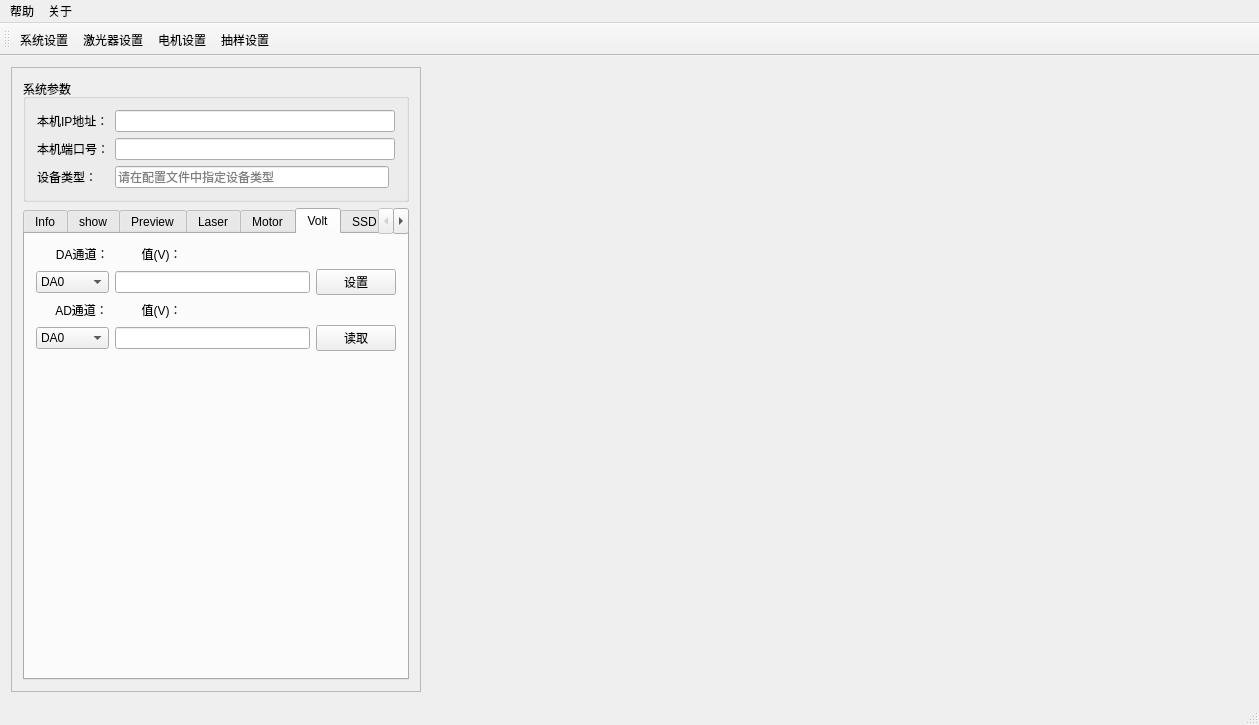
<?xml version="1.0" encoding="UTF-8"?>
<ui version="4.0">
 <class>MainWindow</class>
 <widget class="QMainWindow" name="MainWindow">
  <property name="geometry">
   <rect>
    <x>0</x>
    <y>0</y>
    <width>1259</width>
    <height>725</height>
   </rect>
  </property>
  <property name="windowTitle">
   <string>MainWindow</string>
  </property>
  <widget class="QWidget" name="centralWidget">
   <layout class="QHBoxLayout" name="horizontalLayout_9" stretch="1,2">
    <item>
     <widget class="QScrollArea" name="scrollArea">
      <property name="sizePolicy">
       <sizepolicy hsizetype="Expanding" vsizetype="Expanding">
        <horstretch>0</horstretch>
        <verstretch>0</verstretch>
       </sizepolicy>
      </property>
      <property name="widgetResizable">
       <bool>true</bool>
      </property>
      <widget class="QWidget" name="scrollAreaWidgetContents">
       <property name="geometry">
        <rect>
         <x>0</x>
         <y>0</y>
         <width>410</width>
         <height>638</height>
        </rect>
       </property>
       <layout class="QVBoxLayout" name="verticalLayout_2">
        <item>
         <widget class="QGroupBox" name="groupBox_7">
          <property name="title">
           <string>系统参数</string>
          </property>
          <layout class="QGridLayout" name="gridLayout_9">
           <item row="1" column="0">
            <widget class="QLabel" name="label_44">
             <property name="text">
              <string>本机端口号：</string>
             </property>
            </widget>
           </item>
           <item row="1" column="1" colspan="2">
            <widget class="QLineEdit" name="lineEdit_localPort">
             <property name="text">
              <string/>
             </property>
            </widget>
           </item>
           <item row="0" column="1" colspan="2">
            <widget class="QLineEdit" name="lineEdit_localIP">
             <property name="inputMask">
              <string/>
             </property>
             <property name="text">
              <string/>
             </property>
            </widget>
           </item>
           <item row="2" column="1">
            <widget class="QLineEdit" name="lineEdit_radarType">
             <property name="readOnly">
              <bool>true</bool>
             </property>
             <property name="placeholderText">
              <string>请在配置文件中指定设备类型</string>
             </property>
            </widget>
           </item>
           <item row="2" column="0">
            <widget class="QLabel" name="label_4">
             <property name="text">
              <string>设备类型：</string>
             </property>
            </widget>
           </item>
           <item row="0" column="0">
            <widget class="QLabel" name="label_47">
             <property name="text">
              <string>本机IP地址：</string>
             </property>
            </widget>
           </item>
          </layout>
         </widget>
        </item>
        <item>
         <widget class="QTabWidget" name="tabWidget">
          <property name="currentIndex">
           <number>5</number>
          </property>
          <widget class="QWidget" name="tab">
           <attribute name="title">
            <string>Info</string>
           </attribute>
           <layout class="QGridLayout" name="gridLayout_5">
            <item row="1" column="1">
             <widget class="QLineEdit" name="lineEdit_fpgaVer">
              <property name="text">
               <string/>
              </property>
              <property name="readOnly">
               <bool>true</bool>
              </property>
             </widget>
            </item>
            <item row="0" column="0">
             <widget class="QPushButton" name="pushButton_ReadInfo">
              <property name="text">
               <string>读取系统信息</string>
              </property>
             </widget>
            </item>
            <item row="1" column="0">
             <widget class="QLabel" name="label_46">
              <property name="text">
               <string>FPGA软件版本：</string>
              </property>
             </widget>
            </item>
            <item row="2" column="0">
             <spacer name="verticalSpacer_5">
              <property name="orientation">
               <enum>Qt::Vertical</enum>
              </property>
              <property name="sizeHint" stdset="0">
               <size>
                <width>20</width>
                <height>40</height>
               </size>
              </property>
             </spacer>
            </item>
           </layout>
          </widget>
          <widget class="QWidget" name="tab_6">
           <attribute name="title">
            <string>show</string>
           </attribute>
           <layout class="QGridLayout" name="gridLayout_7">
            <item row="2" column="2">
             <widget class="QLineEdit" name="lineEdit_previewFrameInterval">
              <property name="text">
               <string>1</string>
              </property>
              <property name="readOnly">
               <bool>false</bool>
              </property>
             </widget>
            </item>
            <item row="2" column="0">
             <widget class="QLabel" name="label_6">
              <property name="text">
               <string>预览帧间隔：</string>
              </property>
             </widget>
            </item>
            <item row="1" column="2">
             <widget class="QLineEdit" name="lineEdit_validFrameNum">
              <property name="text">
               <string>0</string>
              </property>
              <property name="readOnly">
               <bool>true</bool>
              </property>
             </widget>
            </item>
            <item row="3" column="2">
             <widget class="QLineEdit" name="lineEdit_previewTimeInterval">
              <property name="text">
               <string>100</string>
              </property>
             </widget>
            </item>
            <item row="0" column="0">
             <widget class="QPushButton" name="bt_selectShowFile">
              <property name="text">
               <string>选择文件</string>
              </property>
             </widget>
            </item>
            <item row="5" column="0">
             <widget class="QSpinBox" name="spin_framePos">
              <property name="sizePolicy">
               <sizepolicy hsizetype="Minimum" vsizetype="Minimum">
                <horstretch>0</horstretch>
                <verstretch>0</verstretch>
               </sizepolicy>
              </property>
              <property name="maximumSize">
               <size>
                <width>16777215</width>
                <height>16777215</height>
               </size>
              </property>
             </widget>
            </item>
            <item row="0" column="2">
             <widget class="QLineEdit" name="lineEdit_selectShowFile">
              <property name="readOnly">
               <bool>true</bool>
              </property>
             </widget>
            </item>
            <item row="1" column="0" colspan="2">
             <widget class="QLabel" name="lable_validFrameNum">
              <property name="text">
               <string>有效采样帧个数:</string>
              </property>
             </widget>
            </item>
            <item row="6" column="0">
             <spacer name="verticalSpacer_3">
              <property name="orientation">
               <enum>Qt::Vertical</enum>
              </property>
              <property name="sizeHint" stdset="0">
               <size>
                <width>20</width>
                <height>40</height>
               </size>
              </property>
             </spacer>
            </item>
            <item row="5" column="1" colspan="2">
             <widget class="QSlider" name="slider_framePos">
              <property name="orientation">
               <enum>Qt::Horizontal</enum>
              </property>
             </widget>
            </item>
            <item row="3" column="0" colspan="2">
             <widget class="QLabel" name="label_19">
              <property name="text">
               <string>预览时间间隔(ms)：</string>
              </property>
             </widget>
            </item>
            <item row="4" column="2">
             <widget class="QPushButton" name="btn_stopShowWave">
              <property name="text">
               <string>停止</string>
              </property>
             </widget>
            </item>
            <item row="4" column="0" colspan="2">
             <widget class="QPushButton" name="bt_showWave">
              <property name="text">
               <string>开始</string>
              </property>
             </widget>
            </item>
           </layout>
          </widget>
          <widget class="QWidget" name="tab_4">
           <attribute name="title">
            <string>Preview</string>
           </attribute>
           <layout class="QVBoxLayout" name="verticalLayout">
            <item>
             <layout class="QGridLayout" name="gridLayout_3">
              <item row="6" column="1">
               <widget class="QLineEdit" name="lineEdit_sumThreshold"/>
              </item>
              <item row="9" column="0">
               <widget class="QLabel" name="label_subThreshold_3">
                <property name="text">
                 <string>压缩比：</string>
                </property>
               </widget>
              </item>
              <item row="7" column="0">
               <widget class="QLabel" name="label_subThreshold">
                <property name="text">
                 <string>值阈值：</string>
                </property>
               </widget>
              </item>
              <item row="5" column="1">
               <widget class="QLineEdit" name="lineEdit_secondLen">
                <property name="toolTip">
                 <string/>
                </property>
               </widget>
              </item>
              <item row="7" column="1">
               <widget class="QLineEdit" name="lineEdit_subThreshold"/>
              </item>
              <item row="0" column="1">
               <widget class="QLineEdit" name="lineEdit_sampleLen"/>
              </item>
              <item row="6" column="0">
               <widget class="QLabel" name="label_sumThreshold">
                <property name="text">
                 <string>和阈值：</string>
                </property>
               </widget>
              </item>
              <item row="1" column="0">
               <widget class="QLabel" name="label_16">
                <property name="text">
                 <string>抽样率：</string>
                </property>
               </widget>
              </item>
              <item row="4" column="0">
               <widget class="QLabel" name="label_secondStartPos">
                <property name="text">
                 <string>第二段提取位置：</string>
                </property>
               </widget>
              </item>
              <item row="1" column="1">
               <widget class="QLineEdit" name="lineEdit_sampleRate"/>
              </item>
              <item row="8" column="0">
               <widget class="QLabel" name="label_subThreshold_2">
                <property name="text">
                 <string>压缩长度：</string>
                </property>
               </widget>
              </item>
              <item row="3" column="1">
               <widget class="QLineEdit" name="lineEdit_firstLen"/>
              </item>
              <item row="3" column="0">
               <widget class="QLabel" name="label_18">
                <property name="text">
                 <string>第一段提取长度：</string>
                </property>
               </widget>
              </item>
              <item row="2" column="0">
               <widget class="QLabel" name="label_17">
                <property name="text">
                 <string>第一段提取位置：</string>
                </property>
               </widget>
              </item>
              <item row="5" column="0">
               <widget class="QLabel" name="label_secondLen">
                <property name="text">
                 <string>第二段提取长度：</string>
                </property>
               </widget>
              </item>
              <item row="0" column="0">
               <widget class="QLabel" name="label_15">
                <property name="text">
                 <string>采样长度：</string>
                </property>
               </widget>
              </item>
              <item row="2" column="1">
               <widget class="QLineEdit" name="lineEdit_firstStartPos"/>
              </item>
              <item row="4" column="1">
               <widget class="QLineEdit" name="lineEdit_secondStartPos">
                <property name="toolTip">
                 <string>第二段起始位置需要大于第一段提取位置和提取长度之和</string>
                </property>
               </widget>
              </item>
              <item row="9" column="1">
               <widget class="QLineEdit" name="lineEdit_compressRatio"/>
              </item>
              <item row="8" column="1">
               <widget class="QLineEdit" name="lineEdit_compressLen"/>
              </item>
             </layout>
            </item>
            <item>
             <layout class="QHBoxLayout" name="horizontalLayout_2">
              <item>
               <widget class="QPushButton" name="pushButton_setPreviewPara">
                <property name="text">
                 <string>设置</string>
                </property>
               </widget>
              </item>
              <item>
               <widget class="QPushButton" name="pushButton_sampleEnable">
                <property name="text">
                 <string>开始采集</string>
                </property>
               </widget>
              </item>
              <item>
               <widget class="QCheckBox" name="checkBox_autoZoom">
                <property name="text">
                 <string>autoZoom</string>
                </property>
               </widget>
              </item>
             </layout>
            </item>
            <item>
             <widget class="QLabel" name="label">
              <property name="text">
               <string/>
              </property>
              <property name="pixmap">
               <pixmap resource="../res.qrc">:/qss/ch_pos.png</pixmap>
              </property>
             </widget>
            </item>
            <item>
             <spacer name="verticalSpacer">
              <property name="orientation">
               <enum>Qt::Vertical</enum>
              </property>
              <property name="sizeHint" stdset="0">
               <size>
                <width>20</width>
                <height>40</height>
               </size>
              </property>
             </spacer>
            </item>
           </layout>
          </widget>
          <widget class="QWidget" name="tab_2">
           <attribute name="title">
            <string>Laser</string>
           </attribute>
           <layout class="QGridLayout" name="gridLayout">
            <property name="sizeConstraint">
             <enum>QLayout::SetDefaultConstraint</enum>
            </property>
            <property name="verticalSpacing">
             <number>12</number>
            </property>
            <item row="5" column="1">
             <widget class="QRadioButton" name="radioButton_2">
              <property name="text">
               <string>外触发</string>
              </property>
             </widget>
            </item>
            <item row="2" column="0">
             <widget class="QLabel" name="label_9">
              <property name="text">
               <string>激光功率(W)：</string>
              </property>
             </widget>
            </item>
            <item row="0" column="1">
             <widget class="QLineEdit" name="lineEdit_laser_freq">
              <property name="sizePolicy">
               <sizepolicy hsizetype="Preferred" vsizetype="Fixed">
                <horstretch>0</horstretch>
                <verstretch>0</verstretch>
               </sizepolicy>
              </property>
              <property name="placeholderText">
               <string>5000</string>
              </property>
             </widget>
            </item>
            <item row="5" column="0">
             <widget class="QRadioButton" name="radioButton">
              <property name="text">
               <string>内触发</string>
              </property>
             </widget>
            </item>
            <item row="10" column="0">
             <spacer name="verticalSpacer_4">
              <property name="orientation">
               <enum>Qt::Vertical</enum>
              </property>
              <property name="sizeHint" stdset="0">
               <size>
                <width>20</width>
                <height>40</height>
               </size>
              </property>
             </spacer>
            </item>
            <item row="3" column="0">
             <widget class="QLabel" name="label_5">
              <property name="text">
               <string>激光电流(mA)：</string>
              </property>
             </widget>
            </item>
            <item row="7" column="0">
             <widget class="QPushButton" name="pushButton_laserInfo">
              <property name="text">
               <string>详细信息</string>
              </property>
             </widget>
            </item>
            <item row="6" column="1">
             <widget class="QPushButton" name="btn_laserClose">
              <property name="text">
               <string>关闭激光器</string>
              </property>
             </widget>
            </item>
            <item row="2" column="1">
             <widget class="QComboBox" name="comboBox_laserPower">
              <property name="sizeAdjustPolicy">
               <enum>QComboBox::AdjustToMinimumContentsLength</enum>
              </property>
              <item>
               <property name="text">
                <string>1.8</string>
               </property>
              </item>
              <item>
               <property name="text">
                <string>4.5</string>
               </property>
              </item>
              <item>
               <property name="text">
                <string>7.6</string>
               </property>
              </item>
             </widget>
            </item>
            <item row="6" column="0">
             <widget class="QPushButton" name="btn_laserOpen">
              <property name="text">
               <string>打开激光器</string>
              </property>
             </widget>
            </item>
            <item row="0" column="0">
             <widget class="QLabel" name="label_7">
              <property name="text">
               <string>激光重频(Hz)：</string>
              </property>
             </widget>
            </item>
            <item row="4" column="0">
             <widget class="QLabel" name="label_8">
              <property name="text">
               <string>触发方式：</string>
              </property>
             </widget>
            </item>
            <item row="3" column="1">
             <widget class="QLineEdit" name="lineEdit_laserFreq">
              <property name="sizePolicy">
               <sizepolicy hsizetype="Preferred" vsizetype="Fixed">
                <horstretch>0</horstretch>
                <verstretch>0</verstretch>
               </sizepolicy>
              </property>
             </widget>
            </item>
           </layout>
          </widget>
          <widget class="QWidget" name="tab6">
           <attribute name="title">
            <string>Motor</string>
           </attribute>
           <layout class="QGridLayout" name="gridLayout_6">
            <item row="1" column="1">
             <widget class="QPushButton" name="btn_motorStop">
              <property name="text">
               <string>停止</string>
              </property>
             </widget>
            </item>
            <item row="0" column="1">
             <widget class="QLineEdit" name="lineEdit_8">
              <property name="sizePolicy">
               <sizepolicy hsizetype="Preferred" vsizetype="Fixed">
                <horstretch>0</horstretch>
                <verstretch>0</verstretch>
               </sizepolicy>
              </property>
             </widget>
            </item>
            <item row="1" column="0">
             <widget class="QPushButton" name="btn_motorStart">
              <property name="text">
               <string>启动</string>
              </property>
             </widget>
            </item>
            <item row="0" column="0">
             <widget class="QLabel" name="label_10">
              <property name="text">
               <string>电机转速（rpm/s)：</string>
              </property>
             </widget>
            </item>
            <item row="2" column="0" colspan="2">
             <widget class="QGroupBox" name="groupBox_4">
              <property name="title">
               <string>测试功能</string>
              </property>
              <layout class="QGridLayout" name="gridLayout_10">
               <item row="2" column="0">
                <widget class="QLabel" name="label_20">
                 <property name="text">
                  <string>移动时速度(rpm)：</string>
                 </property>
                </widget>
               </item>
               <item row="1" column="1">
                <widget class="QLineEdit" name="lineEdit_motorPosition">
                 <property name="sizePolicy">
                  <sizepolicy hsizetype="Preferred" vsizetype="Fixed">
                   <horstretch>0</horstretch>
                   <verstretch>0</verstretch>
                  </sizepolicy>
                 </property>
                 <property name="readOnly">
                  <bool>true</bool>
                 </property>
                </widget>
               </item>
               <item row="3" column="0">
                <widget class="QLabel" name="label_21">
                 <property name="text">
                  <string>目标位置(qc)：</string>
                 </property>
                </widget>
               </item>
               <item row="4" column="0">
                <spacer name="verticalSpacer_6">
                 <property name="orientation">
                  <enum>Qt::Vertical</enum>
                 </property>
                 <property name="sizeHint" stdset="0">
                  <size>
                   <width>20</width>
                   <height>40</height>
                  </size>
                 </property>
                </spacer>
               </item>
               <item row="2" column="1">
                <widget class="QLineEdit" name="lineEdit">
                 <property name="sizePolicy">
                  <sizepolicy hsizetype="Preferred" vsizetype="Fixed">
                   <horstretch>0</horstretch>
                   <verstretch>0</verstretch>
                  </sizepolicy>
                 </property>
                </widget>
               </item>
               <item row="1" column="0">
                <widget class="QPushButton" name="btn_motorReadPosition">
                 <property name="text">
                  <string>读取电机位置</string>
                 </property>
                </widget>
               </item>
               <item row="3" column="1">
                <widget class="QLineEdit" name="lineEdit_2">
                 <property name="sizePolicy">
                  <sizepolicy hsizetype="Preferred" vsizetype="Fixed">
                   <horstretch>0</horstretch>
                   <verstretch>0</verstretch>
                  </sizepolicy>
                 </property>
                </widget>
               </item>
               <item row="0" column="0">
                <widget class="QPushButton" name="pushButton">
                 <property name="text">
                  <string>读取电机速度</string>
                 </property>
                </widget>
               </item>
               <item row="0" column="1">
                <widget class="QLineEdit" name="lineEdit_motorCurrentSpeed">
                 <property name="sizePolicy">
                  <sizepolicy hsizetype="Preferred" vsizetype="Fixed">
                   <horstretch>0</horstretch>
                   <verstretch>0</verstretch>
                  </sizepolicy>
                 </property>
                 <property name="readOnly">
                  <bool>true</bool>
                 </property>
                </widget>
               </item>
              </layout>
             </widget>
            </item>
           </layout>
          </widget>
          <widget class="QWidget" name="tab_7">
           <attribute name="title">
            <string>Volt</string>
           </attribute>
           <layout class="QGridLayout" name="gridLayout_2">
            <item row="1" column="1">
             <widget class="QLineEdit" name="lineEdit_9"/>
            </item>
            <item row="1" column="2">
             <widget class="QPushButton" name="pushButton_2">
              <property name="text">
               <string>设置</string>
              </property>
             </widget>
            </item>
            <item row="1" column="0">
             <widget class="QComboBox" name="comboBox">
              <item>
               <property name="text">
                <string>DA0</string>
               </property>
              </item>
              <item>
               <property name="text">
                <string>DA1</string>
               </property>
              </item>
              <item>
               <property name="text">
                <string>DA2</string>
               </property>
              </item>
              <item>
               <property name="text">
                <string>DA3</string>
               </property>
              </item>
              <item>
               <property name="text">
                <string>DA4</string>
               </property>
              </item>
             </widget>
            </item>
            <item row="0" column="1">
             <widget class="QLabel" name="label_12">
              <property name="text">
               <string>        值(V)：</string>
              </property>
             </widget>
            </item>
            <item row="0" column="0">
             <widget class="QLabel" name="label_11">
              <property name="text">
               <string>      DA通道：</string>
              </property>
             </widget>
            </item>
            <item row="3" column="0">
             <widget class="QComboBox" name="comboBox_2">
              <item>
               <property name="text">
                <string>DA0</string>
               </property>
              </item>
              <item>
               <property name="text">
                <string>DA1</string>
               </property>
              </item>
              <item>
               <property name="text">
                <string>DA2</string>
               </property>
              </item>
              <item>
               <property name="text">
                <string>DA3</string>
               </property>
              </item>
              <item>
               <property name="text">
                <string>DA4</string>
               </property>
              </item>
             </widget>
            </item>
            <item row="3" column="1">
             <widget class="QLineEdit" name="lineEdit_10"/>
            </item>
            <item row="3" column="2">
             <widget class="QPushButton" name="pushButton_3">
              <property name="text">
               <string>读取</string>
              </property>
             </widget>
            </item>
            <item row="2" column="1">
             <widget class="QLabel" name="label_14">
              <property name="text">
               <string>        值(V)：</string>
              </property>
             </widget>
            </item>
            <item row="2" column="0">
             <widget class="QLabel" name="label_13">
              <property name="text">
               <string>      AD通道：</string>
              </property>
             </widget>
            </item>
            <item row="4" column="0">
             <spacer name="verticalSpacer_2">
              <property name="orientation">
               <enum>Qt::Vertical</enum>
              </property>
              <property name="sizeHint" stdset="0">
               <size>
                <width>20</width>
                <height>40</height>
               </size>
              </property>
             </spacer>
            </item>
           </layout>
          </widget>
          <widget class="QWidget" name="tab_3">
           <attribute name="title">
            <string>SSD</string>
           </attribute>
           <layout class="QVBoxLayout" name="verticalLayout_3">
            <item>
             <widget class="QGroupBox" name="groupBox">
              <property name="title">
               <string>文件</string>
              </property>
              <widget class="QLabel" name="label_45">
               <property name="geometry">
                <rect>
                 <x>21</x>
                 <y>68</y>
                 <width>48</width>
                 <height>16</height>
                </rect>
               </property>
               <property name="sizePolicy">
                <sizepolicy hsizetype="Minimum" vsizetype="Preferred">
                 <horstretch>0</horstretch>
                 <verstretch>0</verstretch>
                </sizepolicy>
               </property>
               <property name="text">
                <string>文件名：</string>
               </property>
              </widget>
              <widget class="QPushButton" name="pushButton_6">
               <property name="geometry">
                <rect>
                 <x>21</x>
                 <y>35</y>
                 <width>75</width>
                 <height>23</height>
                </rect>
               </property>
               <property name="text">
                <string>检索文件</string>
               </property>
              </widget>
              <widget class="QPushButton" name="pushButton_7">
               <property name="geometry">
                <rect>
                 <x>133</x>
                 <y>35</y>
                 <width>75</width>
                 <height>23</height>
                </rect>
               </property>
               <property name="text">
                <string>详细信息</string>
               </property>
              </widget>
              <widget class="QLineEdit" name="lineEdit_43">
               <property name="geometry">
                <rect>
                 <x>75</x>
                 <y>68</y>
                 <width>133</width>
                 <height>20</height>
                </rect>
               </property>
              </widget>
             </widget>
            </item>
           </layout>
          </widget>
          <widget class="QWidget" name="tab_5">
           <attribute name="title">
            <string>Update</string>
           </attribute>
           <layout class="QVBoxLayout" name="verticalLayout_6">
            <item>
             <widget class="QGroupBox" name="groupBox_2">
              <property name="title">
               <string>固件升级</string>
              </property>
              <layout class="QGridLayout" name="gridLayout_4">
               <item row="0" column="0">
                <widget class="QPushButton" name="btn_selectUpdateFile">
                 <property name="text">
                  <string>选择文件</string>
                 </property>
                </widget>
               </item>
               <item row="0" column="1">
                <widget class="QLineEdit" name="lineEdit_updateFilePath"/>
               </item>
               <item row="1" column="0">
                <widget class="QPushButton" name="btn_startUpdate">
                 <property name="text">
                  <string>开始升级</string>
                 </property>
                </widget>
               </item>
               <item row="1" column="1">
                <widget class="QProgressBar" name="pBar_updateBin">
                 <property name="value">
                  <number>0</number>
                 </property>
                </widget>
               </item>
              </layout>
             </widget>
            </item>
            <item>
             <widget class="QGroupBox" name="groupBox_3">
              <property name="title">
               <string>Nor Flash测试</string>
              </property>
              <layout class="QVBoxLayout" name="verticalLayout_4">
               <item>
                <layout class="QGridLayout" name="gridLayout_8">
                 <item row="0" column="0" colspan="3">
                  <widget class="QRadioButton" name="rBtnDecAddr">
                   <property name="text">
                    <string>10进制地址</string>
                   </property>
                  </widget>
                 </item>
                 <item row="0" column="3" colspan="2">
                  <widget class="QRadioButton" name="rBtnHexAddr">
                   <property name="text">
                    <string>16进制地址</string>
                   </property>
                   <property name="checked">
                    <bool>true</bool>
                   </property>
                  </widget>
                 </item>
                 <item row="1" column="0">
                  <widget class="QLabel" name="label_2">
                   <property name="text">
                    <string>起始地址:</string>
                   </property>
                  </widget>
                 </item>
                 <item row="1" column="1" colspan="4">
                  <widget class="QLineEdit" name="lineEdit_NorFlashStartAddr">
                   <property name="text">
                    <string>3f80000</string>
                   </property>
                  </widget>
                 </item>
                 <item row="2" column="0">
                  <widget class="QLabel" name="label_3">
                   <property name="text">
                    <string>数据长度:</string>
                   </property>
                  </widget>
                 </item>
                 <item row="2" column="1" colspan="4">
                  <widget class="QLineEdit" name="lineEdit_NorFlashReadLen">
                   <property name="text">
                    <string>6e3000</string>
                   </property>
                  </widget>
                 </item>
                 <item row="3" column="0" colspan="2">
                  <widget class="QPushButton" name="btnNorFlashErase">
                   <property name="toolTip">
                    <string>擦除起始地址所在的扇区</string>
                   </property>
                   <property name="text">
                    <string>擦除扇区</string>
                   </property>
                  </widget>
                 </item>
                 <item row="3" column="2" colspan="2">
                  <widget class="QPushButton" name="btnNorFlashWrite">
                   <property name="toolTip">
                    <string>在起始地址所在的地址写入256个默认数据</string>
                   </property>
                   <property name="text">
                    <string>写入扇区</string>
                   </property>
                  </widget>
                 </item>
                 <item row="3" column="4">
                  <widget class="QPushButton" name="btnNorFlashRead">
                   <property name="text">
                    <string>读取扇区</string>
                   </property>
                  </widget>
                 </item>
                 <item row="4" column="0" colspan="2">
                  <widget class="QPushButton" name="btnNorFlasshReadFile">
                   <property name="text">
                    <string>读取文件</string>
                   </property>
                  </widget>
                 </item>
                 <item row="4" column="2" colspan="3">
                  <widget class="QProgressBar" name="pBarNorFlashRead">
                   <property name="value">
                    <number>0</number>
                   </property>
                  </widget>
                 </item>
                </layout>
               </item>
               <item>
                <widget class="QPlainTextEdit" name="plain_NorDebugInfo"/>
               </item>
              </layout>
             </widget>
            </item>
           </layout>
          </widget>
         </widget>
        </item>
       </layout>
      </widget>
     </widget>
    </item>
    <item>
     <widget class="QCustomPlot" name="plot" native="true"/>
    </item>
   </layout>
  </widget>
  <widget class="QMenuBar" name="menuBar">
   <property name="geometry">
    <rect>
     <x>0</x>
     <y>0</y>
     <width>1259</width>
     <height>23</height>
    </rect>
   </property>
   <widget class="QMenu" name="menu">
    <property name="title">
     <string>帮助</string>
    </property>
    <addaction name="actionNote"/>
   </widget>
   <widget class="QMenu" name="menu_2">
    <property name="title">
     <string>关于</string>
    </property>
   </widget>
   <addaction name="menu"/>
   <addaction name="menu_2"/>
  </widget>
  <widget class="QToolBar" name="mainToolBar">
   <attribute name="toolBarArea">
    <enum>TopToolBarArea</enum>
   </attribute>
   <attribute name="toolBarBreak">
    <bool>false</bool>
   </attribute>
   <addaction name="actionSetting"/>
   <addaction name="actionLaserSetting"/>
   <addaction name="actionMotorSetting"/>
   <addaction name="actionSampleSetting"/>
  </widget>
  <widget class="QStatusBar" name="statusBar"/>
  <action name="actionSetting">
   <property name="text">
    <string>系统设置</string>
   </property>
   <property name="toolTip">
    <string>设置系统参数</string>
   </property>
  </action>
  <action name="actionLaserSetting">
   <property name="text">
    <string>激光器设置</string>
   </property>
  </action>
  <action name="actionMotorSetting">
   <property name="text">
    <string>电机设置</string>
   </property>
  </action>
  <action name="actionSampleSetting">
   <property name="text">
    <string>抽样设置</string>
   </property>
  </action>
  <action name="actionNote">
   <property name="checkable">
    <bool>true</bool>
   </property>
   <property name="text">
    <string>操作注意事项</string>
   </property>
  </action>
 </widget>
 <layoutdefault spacing="6" margin="11"/>
 <customwidgets>
  <customwidget>
   <class>QCustomPlot</class>
   <extends>QWidget</extends>
   <header location="global">./src/third_lib/QCustomPlot/qcustomplot.h</header>
   <container>1</container>
  </customwidget>
 </customwidgets>
 <resources>
  <include location="../res.qrc"/>
 </resources>
 <connections/>
</ui>
